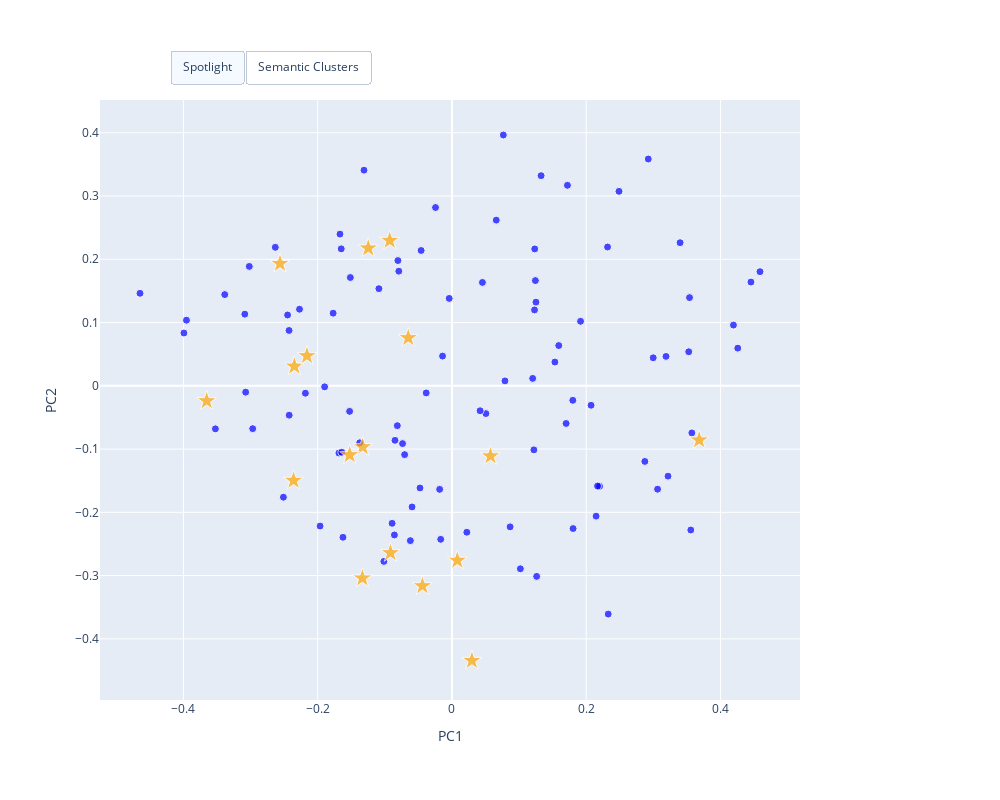

Write notebook code for a chart like this one.
### Code cell
# Perform hierarchical clustering
# Calculate distance matrix
distances = pdist(embeddings)
# Create linkage matrix
linkage_matrix = sch.linkage(distances, method='ward')
# Get the ordering of papers
cluster_order = sch.leaves_list(linkage_matrix)

# Reorder the DataFrame based on clustering
df_plot = pd.DataFrame({
    'PC1': embeddings_3d[:, 0],
    'PC2': embeddings_3d[:, 1],
    'PC3': embeddings_3d[:, 2],
    'title': papers_df['title'],
    'authors': papers_df['authors'].apply(format_authors),
    'url': papers_df['url']
}).iloc[cluster_order]

# Get cluster assignments
n_clusters = 15  # adjust as needed
clusters = sch.fcluster(linkage_matrix, n_clusters, criterion='maxclust')
clusters = clusters[cluster_order]  # reorder clusters to match df

# Add clusters to df_plot
df_plot['cluster'] = clusters

# Define discrete colors for clusters
# discrete_colors = px.colors.qualitative.Set3[:n_clusters]  # or use D3, Set1, Paired, etc.
discrete_colors = px.colors.qualitative.Light24[:n_clusters]  # 24 distinct colors

# Add type information to df_plot
df_plot['type'] = papers_df['type'].iloc[cluster_order]

# Map cluster numbers to colors directly
cluster_colors = [discrete_colors[int(c-1)] for c in df_plot['cluster']]

def wrap_text(text, width=60):
    """Wrap text at specified width"""
    return '<br>'.join(text[i:i + width] for i in range(0, len(text), width))


# Keep all the preprocessing code the same until the figure creation
# Just modify df_plot to use only PC1 and PC2 for the 2D plot

# Create figure with both traces
fig = go.Figure()

# Add trace with uniform color (initially visible)
fig.add_trace(
    go.Scatter(  # Changed from Scatter3d to Scatter
        x=df_plot['PC1'],
        y=df_plot['PC2'],
        mode='markers',
        marker=dict(
            size=df_plot['type'].apply(lambda x: 15 if x == 'spotlight' else 8),
            color=df_plot['type'].apply(lambda x: 'orange' if x == 'spotlight' else 'blue'),
            symbol=df_plot['type'].apply(lambda x: 'star' if x == 'spotlight' else 'circle')  # Can use 'star' in 2D
        ),
        name='Papers',
        text=df_plot.apply(lambda x: f"<b>Title:</b> {wrap_text(x['title'])}<br><b>Authors:</b> {x['authors']}", axis=1),
        hovertemplate="%{text}<extra></extra>",
        visible=True
    )
)

# Add trace with discrete cluster colors (initially hidden)
fig.add_trace(
    go.Scatter(  # Changed from Scatter3d to Scatter
        x=df_plot['PC1'],
        y=df_plot['PC2'],
        mode='markers',
        marker=dict(
            size=df_plot['type'].apply(lambda x: 15 if x == 'spotlight' else 8),
            symbol=df_plot['type'].apply(lambda x: 'star' if x == 'spotlight' else 'circle'),
            color=cluster_colors,
        ),
        name='Clusters',
        text=df_plot.apply(lambda x: f"<b>Title:</b> {wrap_text(x['title'])}<br><b>Authors:</b> {x['authors']}<br><b>Cluster:</b> {int(x['cluster'])}", axis=1),
        hovertemplate="%{text}<extra></extra>",
        visible=False
    )
)

# Add a custom legend for clusters
for i in range(n_clusters):
    fig.add_trace(
        go.Scatter(  # Changed from Scatter3d to Scatter
            x=[None], y=[None],
            mode='markers',
            marker=dict(size=10, color=discrete_colors[i]),
            name=f'Cluster {i+1}',
            showlegend=True,
            visible=False
        )
    )

# Update button to show/hide cluster legend
fig.update_layout(
    updatemenus=[
        dict(
            type="buttons",
            direction="left",
            buttons=list([
                dict(
                    args=[{"visible": [True, False] + [False]*n_clusters}],
                    label="Spotlight",
                    method="restyle"
                ),
                dict(
                    args=[{"visible": [False, True] + [True]*n_clusters}],
                    label="Semantic Clusters",
                    method="restyle"
                )
            ]),
            pad={"r": 10, "t": 10},
            showactive=True,
            x=0.1,
            xanchor="left",
            y=1.1,
            yanchor="top"
        ),
    ],
    # Add 2D-specific layout settings
    xaxis_title="PC1",
    yaxis_title="PC2",
    width=1000,
    height=800,
    hovermode='closest',  # Changed from 'closest' for external hover
    hoverdistance=100,
    hoverlabel=dict(
        bgcolor="white",
        font_size=12,
        font_family="Arial"
    ),
    hoverlabel_align='left',
    margin=dict(r=200, t=100, b=100, l=100)  # Adjusted margins
)

fig.show()
display(create_paper_table(df_plot, linkage_matrix, n_clusters=n_clusters))
